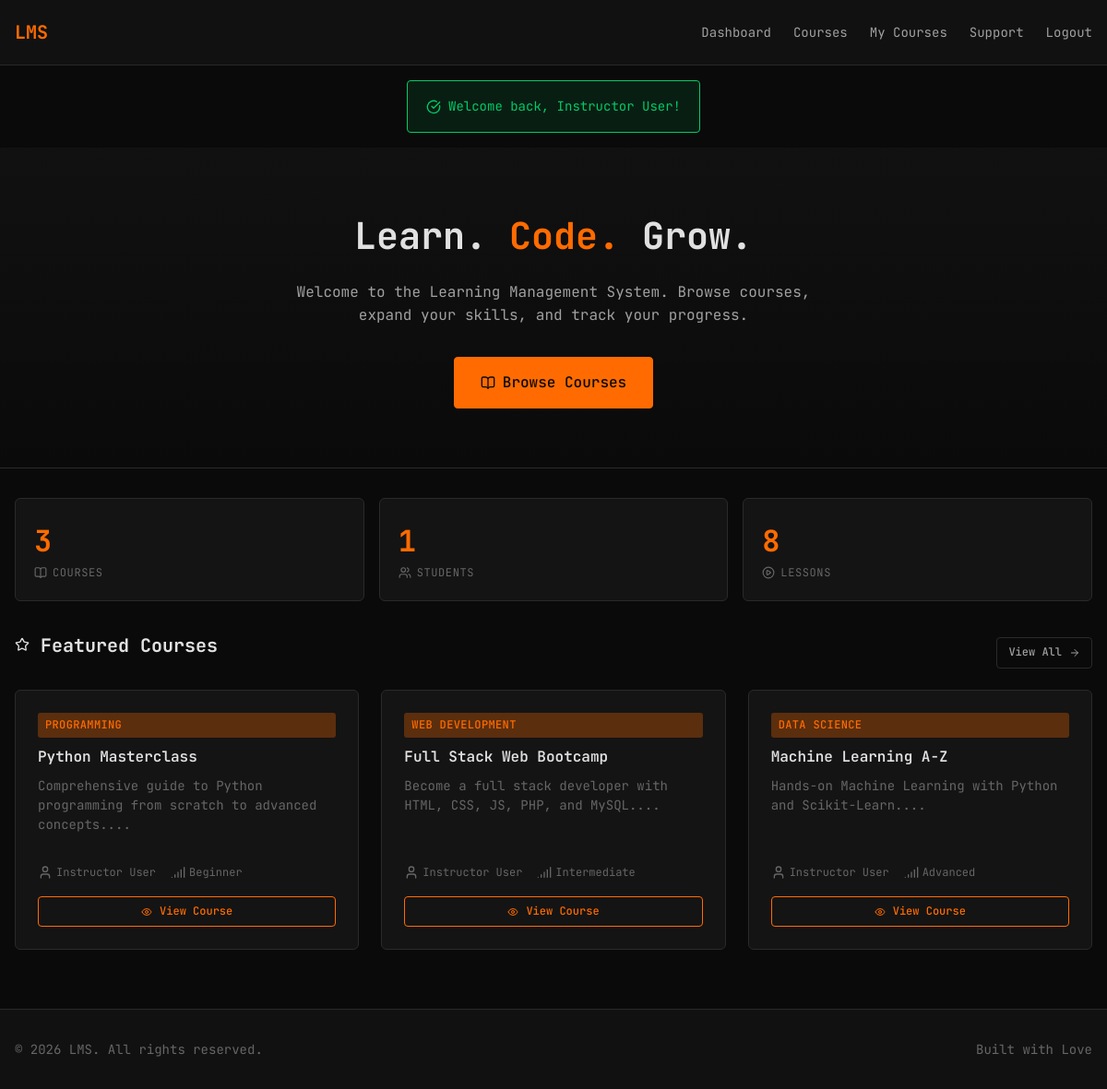
/ (signed in), run on the app's committed database.
### tables this page shows
CREATE TABLE courses (
    id INT AUTO_INCREMENT PRIMARY KEY,
    title VARCHAR(200) NOT NULL,
    description TEXT,
    category_id INT,
    instructor_id INT,
    price DECIMAL(10,2) DEFAULT 0.00,
    duration VARCHAR(50),
    level ENUM('beginner', 'intermediate', 'advanced') DEFAULT 'beginner',
    created_at TIMESTAMP DEFAULT CURRENT_TIMESTAMP,
    FOREIGN KEY (category_id) REFERENCES categories(id) ON DELETE SET NULL,
    FOREIGN KEY (instructor_id) REFERENCES users(id) ON DELETE SET NULL
);

CREATE TABLE categories (
    id INT AUTO_INCREMENT PRIMARY KEY,
    name VARCHAR(100) NOT NULL,
    description TEXT
);

CREATE TABLE users (
    id INT AUTO_INCREMENT PRIMARY KEY,
    name VARCHAR(100) NOT NULL,
    email VARCHAR(150) NOT NULL UNIQUE,
    password VARCHAR(255) NOT NULL,
    role ENUM('admin', 'instructor', 'student') NOT NULL DEFAULT 'student',
    bio TEXT,
    experience TEXT,
    verified TINYINT(1) NOT NULL DEFAULT 1,
    created_at TIMESTAMP DEFAULT CURRENT_TIMESTAMP
);

### config/auth.php (called while the page is built, shortened)
<?php
function e($string)
{
    return htmlspecialchars($string, ENT_QUOTES, 'UTF-8');
}

### public/index.php (the view, shortened to what this page needs)
<?php
require_once __DIR__ . '/../config/auth.php';
$pdo = getDBConnection();
$stmt = $pdo->query("
    SELECT c.*, cat.name as category_name, u.name as instructor_name
    FROM courses c
    LEFT JOIN categories cat ON c.category_id = cat.id
    LEFT JOIN users u ON c.instructor_id = u.id
    ORDER BY c.created_at DESC
    LIMIT 6
");
$featuredCourses = $stmt->fetchAll();
$totalCourses = $pdo->query("SELECT COUNT(*) FROM courses")->fetchColumn();
$totalStudents = $pdo->query("SELECT COUNT(*) FROM users WHERE role = 'student'")->fetchColumn();
$totalLessons = $pdo->query("SELECT COUNT(*) FROM lessons")->fetchColumn();
include __DIR__ . '/../includes/header.php';
include __DIR__ . '/../includes/navbar.php';
?>
<section class="hero">
    <div class="container">
        <h1 class="hero-title">
            Learn. <span>Code.</span> Grow.
        </h1>
        <p class="hero-subtitle">
            Welcome to the Learning Management System. Browse courses, expand your skills, and track your progress.
        </p>
        <div class="flex gap-2 justify-center">
            <a href="<?php echo BASE_PATH; ?>/public/courses.php" class="btn btn-primary btn-lg">
                <i data-lucide="book-open"></i> Browse Courses
            </a>
        </div>
    </div>
</section>
<main class="main-content">
    <div class="container">
        <div class="stats-grid mb-4">
            <div class="card stat-card">
                <div class="stat-value">
                    <?php echo $totalCourses; ?>
                </div>
                <div class="stat-label">
                    <i data-lucide="book-open"></i> Courses
                </div>
            </div>
            <div class="card stat-card">
                <div class="stat-value">
                    <?php echo $totalStudents; ?>
                </div>
                <div class="stat-label">
                    <i data-lucide="users"></i> Students
                </div>
            </div>
            <div class="card stat-card">
                <div class="stat-value">
                    <?php echo $totalLessons; ?>
                </div>
                <div class="stat-label">
                    <i data-lucide="play-circle"></i> Lessons
                </div>
            </div>
        </div>
        <div class="mb-4">
            <div class="flex flex-between flex-center mb-2">
                <h2 class="section-title">
                    <i data-lucide="star"></i> Featured Courses
                </h2>
                <a href="<?php echo BASE_PATH; ?>/public/courses.php" class="btn btn-ghost btn-sm">
                    View All <i data-lucide="arrow-right"></i>
                </a>
            </div>
            <?php if (empty($featuredCourses)): ?>
                <div class="card">
                    <p class="text-dim text-center">No courses available yet.</p>
                </div>
            <?php else: ?>
                <div class="grid grid-3">
                    <?php foreach ($featuredCourses as $course): ?>
                        <div class="card course-card">
                            <span class="badge badge-primary">
                                <?php echo e($course['category_name'] ?? 'Uncategorized'); ?>
                            </span>
                            <h3 class="course-title">
                                <?php echo e($course['title']); ?>
                            </h3>
                            <p class="text-sm text-dim course-desc">
                                <?php echo e(substr($course['description'] ?? '', 0, 80)); ?>...
                            </p>
                            <div class="card-meta">
                                <span><i data-lucide="user"></i>
                                    <?php echo e($course['instructor_name'] ?? 'TBA'); ?>
                                </span>
                                <span><i data-lucide="signal"></i>
                                    <?php echo ucfirst(e($course['level'])); ?>
                                </span>
                            </div>
                            <a href="<?php echo BASE_PATH; ?>/public/course-details.php?id=<?php echo $course['id']; ?>"
                                class="btn btn-secondary btn-sm mt-2 w-full">
                                <i data-lucide="eye"></i> View Course
                            </a>
                        </div>
                    <?php endforeach; ?>
                </div>
            <?php endif; ?>
        </div>
    </div>
</main>
<?php include __DIR__ . '/../includes/footer.php'; ?>

### assets/css/style.css (style rules this page uses)
:root { --bg-primary: #0a0a0a; --bg-secondary: #111111; --bg-tertiary: #1a1a1a; --bg-card: #141414; --orange-primary: #ff6b00; --orange-secondary: #ff8c00; --orange-dim: #cc5500; --orange-glow: rgba(255, 107, 0, 0.3); --text-primary: #e0e0e0; --text-secondary: #a0a0a0; --text-dim: #666666; --border-color: #2a2a2a; --success: #00cc66; --error: #ff3333; --warning: #ffcc00; --font-mono: 'JetBrains Mono', 'Consolas', 'Monaco', monospace; }
*, *::before, *::after { box-sizing: border-box; margin: 0; padding: 0; }
html { font-size: 16px; scroll-behavior: smooth; }
body { font-family: var(--font-mono); background-color: var(--bg-primary); color: var(--text-primary); line-height: 1.6; min-height: 100vh; }
a { color: var(--orange-primary); text-decoration: none; transition: color 0.2s ease; }
.container { max-width: 1200px; margin: 0 auto; padding: 0 1rem; }
.main-content { flex: 1; padding: 2rem 0; }
.btn { display: inline-flex; align-items: center; justify-content: center; gap: 0.5rem; padding: 0.625rem 1.25rem; font-family: var(--font-mono); font-size: 0.875rem; font-weight: 500; border: 1px solid transparent; border-radius: 4px; cursor: pointer; transition: all 0.2s ease; text-decoration: none; }
.btn-primary { background-color: var(--orange-primary); color: var(--bg-primary); border-color: var(--orange-primary); }
.btn-secondary { background-color: transparent; color: var(--orange-primary); border-color: var(--orange-primary); }
.btn-ghost { background-color: transparent; color: var(--text-secondary); border-color: var(--border-color); }
.btn-sm { padding: 0.375rem 0.75rem; font-size: 0.75rem; }
.btn-lg { padding: 0.875rem 1.75rem; font-size: 1rem; }
.card { background-color: var(--bg-card); border: 1px solid var(--border-color); border-radius: 6px; padding: 1.5rem; transition: border-color 0.2s ease; }
.badge { display: inline-flex; align-items: center; padding: 0.25rem 0.5rem; font-size: 0.75rem; font-weight: 500; border-radius: 3px; text-transform: uppercase; letter-spacing: 0.03em; }
.badge-primary { background-color: var(--orange-glow); color: var(--orange-primary); }
.hero { padding: 4rem 0; text-align: center; background: linear-gradient(180deg, var(--bg-secondary) 0%, var(--bg-primary) 100%); border-bottom: 1px solid var(--border-color); }
.hero-title { font-size: 2.5rem; font-weight: 700; margin-bottom: 1rem; color: var(--text-primary); }
.hero-title span { color: var(--orange-primary); }
.hero-subtitle { font-size: 1rem; color: var(--text-secondary); max-width: 600px; margin: 0 auto 2rem; }
.grid { display: grid; gap: 1.5rem; }
.grid-3 { grid-template-columns: repeat(3, 1fr); }
.course-card { display: flex; flex-direction: column; }
.course-card .card-meta { display: flex; gap: 1rem; margin-top: auto; padding-top: 1rem; font-size: 0.75rem; color: var(--text-dim); }
.course-card .card-meta span { display: flex; align-items: center; gap: 0.25rem; }
.stats-grid { display: grid; grid-template-columns: repeat(auto-fit, minmax(200px, 1fr)); gap: 1rem; }
.stat-card { padding: 1.25rem; }
.stat-value { font-size: 2rem; font-weight: 700; color: var(--orange-primary); }
.stat-label { font-size: 0.75rem; color: var(--text-dim); text-transform: uppercase; letter-spacing: 0.05em; }
.text-dim { color: var(--text-dim); }
.text-sm { font-size: 0.875rem; }
.mt-2 { margin-top: 1rem; }
.mb-2 { margin-bottom: 1rem; }
.mb-4 { margin-bottom: 2rem; }
.flex { display: flex; }
.flex-between { justify-content: space-between; }
.flex-center { align-items: center; }
.justify-center { justify-content: center; }
.gap-2 { gap: 1rem; }
svg.lucide { width: 1rem; height: 1rem; flex-shrink: 0; }
.btn svg.lucide { width: 0.875rem; height: 0.875rem; }
.btn-sm svg.lucide { width: 0.75rem; height: 0.75rem; }
.btn-lg svg.lucide { width: 1rem; height: 1rem; }
.course-title { font-size: 1rem; margin: 0.5rem 0; font-weight: 600; }
.stat-label { display: flex; align-items: center; gap: 0.375rem; }
.stat-label svg.lucide { width: 0.875rem; height: 0.875rem; }
.flex.flex-center svg.lucide { flex-shrink: 0; }
.w-full { width: 100%; }
.course-desc { margin-bottom: 1rem; line-height: 1.5; }
.section-title { font-size: 1.25rem; margin-bottom: 1rem; }

### data on the page
courses: category.name "PROGRAMMING", title "Python Masterclass", description "Comprehensive guide to Python programming from scratch to advanced concepts.", instructor.name "Instructor User", level "Beginner"
courses: category.name "WEB DEVELOPMENT", title "Full Stack Web Bootcamp", description "Become a full stack developer with HTML, CSS, JS, PHP, and MySQL.", instructor.name "Instructor User", level "Intermediate"
courses: category.name "DATA SCIENCE", title "Machine Learning A-Z", description "Hands-on Machine Learning with Python and Scikit-Learn.", instructor.name "Instructor User", level "Advanced"

### other printed values
$flash['message'] "Welcome back, Instructor User!"
$totalCourses "3"
$totalStudents "1"
$totalLessons "8"
